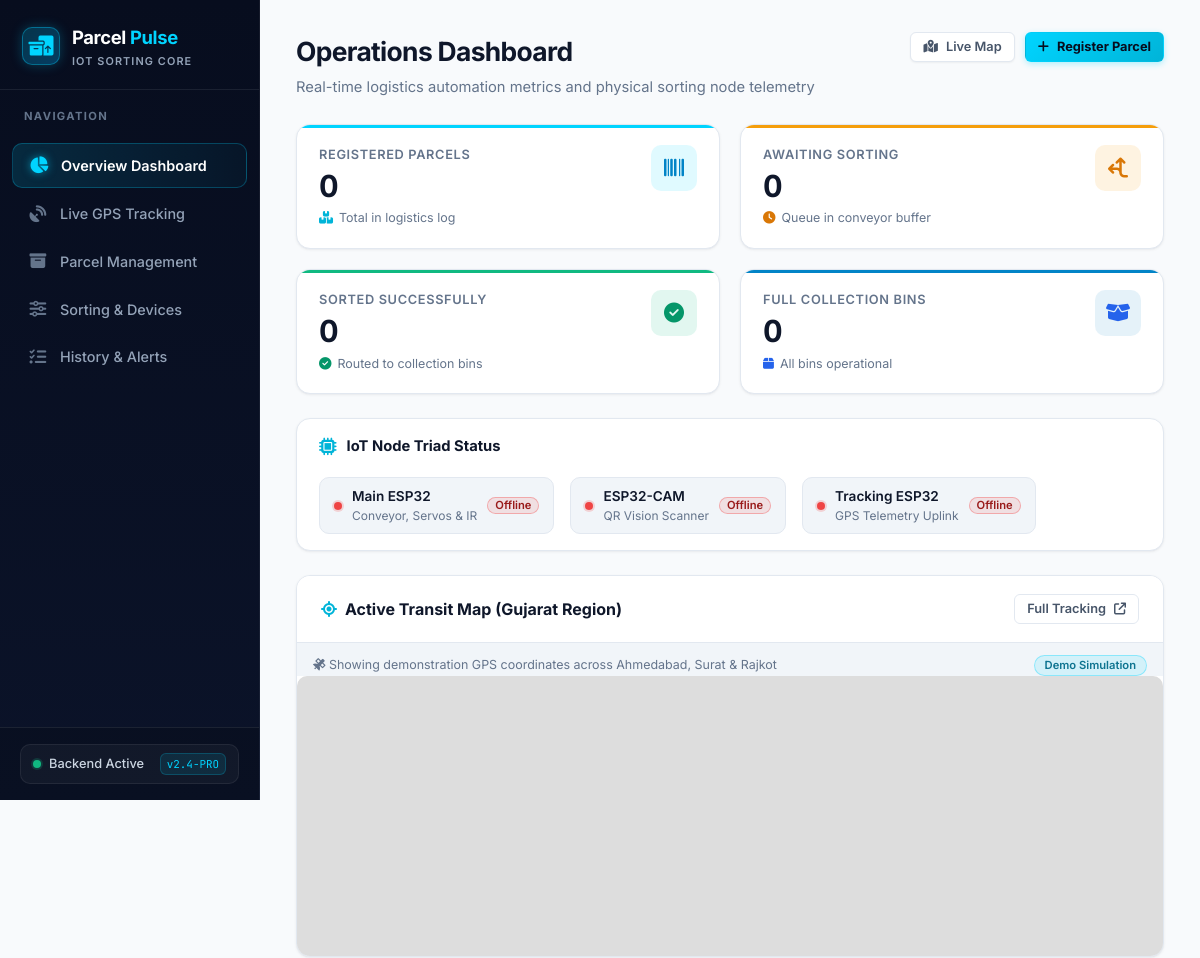
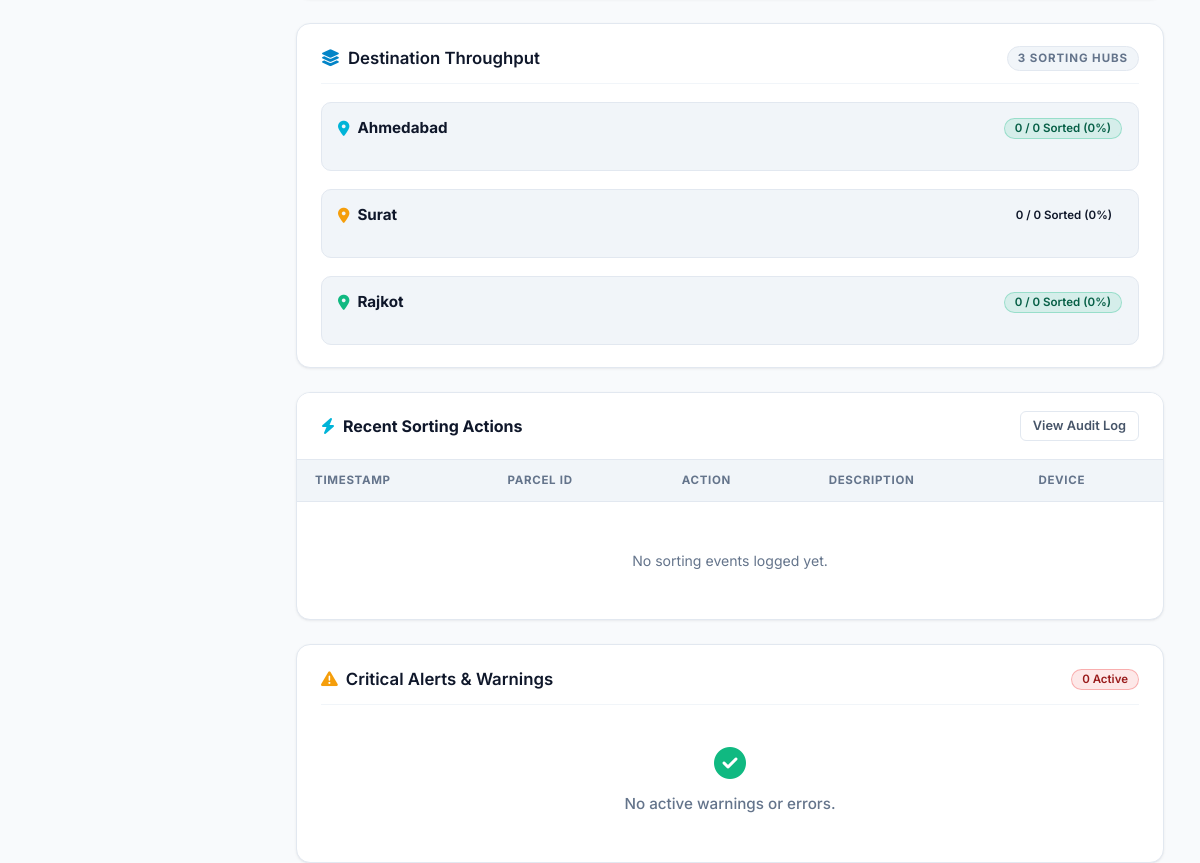
The page / on the database its author committed (2 pictures, top to bottom).
### tables this page shows
CREATE TABLE devices (
            id INTEGER PRIMARY KEY AUTOINCREMENT,
            device_id TEXT UNIQUE NOT NULL,
            device_type TEXT NOT NULL,
            name TEXT NOT NULL,
            status TEXT DEFAULT 'offline',
            last_seen TEXT,
            metadata TEXT
        );

### app.py (the view)
@app.route('/')
def dashboard():
    db = get_db()
    total = db.execute('SELECT COUNT(*) FROM parcels').fetchone()[0]
    pending = db.execute("SELECT COUNT(*) FROM parcels WHERE status='pending'").fetchone()[0]
    sorting = db.execute("SELECT COUNT(*) FROM parcels WHERE status='sorting'").fetchone()[0]
    sorted_count = db.execute("SELECT COUNT(*) FROM parcels WHERE status='sorted'").fetchone()[0]
    full_bins = db.execute(
        "SELECT COUNT(DISTINCT bin_number) FROM parcels WHERE bin_number IS NOT NULL AND status='sorted' GROUP BY bin_number HAVING COUNT(*) >= 15"
    ).fetchall()
    full_bins_count = len(full_bins)
    devices_online = db.execute("SELECT COUNT(*) FROM devices WHERE status='online'").fetchone()[0]
    devices_total = db.execute('SELECT COUNT(*) FROM devices').fetchone()[0]
    esp_main = db.execute("SELECT * FROM devices WHERE device_id='ESP32-SORT-01'").fetchone()
    esp_cam = db.execute("SELECT * FROM devices WHERE device_id='ESP32-SORT-02'").fetchone()
    esp_gps = db.execute("SELECT * FROM devices WHERE device_id='ESP32-SORT-03'").fetchone()
    recent_events = db.execute('SELECT * FROM sorting_events ORDER BY created_at DESC LIMIT 8').fetchall()
    recent_alerts = db.execute(
        "SELECT * FROM sorting_events WHERE event_type IN ('bin_full', 'error') ORDER BY created_at DESC LIMIT 5"
    ).fetchall()
    dest_rows = db.execute(
        'SELECT destination, COUNT(*) as count, SUM(CASE WHEN status="sorted" THEN 1 ELSE 0 END) as sorted_count FROM parcels GROUP BY destination'
    ).fetchall()
    dest_dict = {r['destination']: r for r in dest_rows}
    dest_stats = []
    for d in ['Ahmedabad', 'Surat', 'Rajkot']:
        if d in dest_dict:
            dest_stats.append(dest_dict[d])
        else:
            dest_stats.append({'destination': d, 'count': 0, 'sorted_count': 0})
    mini_parcels = db.execute(
        'SELECT parcel_id, destination, status, latitude, longitude, gps_updated_at FROM parcels WHERE latitude IS NOT NULL'
    ).fetchall()
    stats = {
        'total_parcels': total,
        'pending': pending + sorting,
        'sorted': sorted_count,
        'full_bins': full_bins_count,
        'devices_online': devices_online,
        'devices_total': devices_total
    }
    return render_template(
        'dashboard.html',
        stats=stats,
        recent_events=recent_events,
        recent_alerts=recent_alerts,
        dest_stats=dest_stats,
        mini_parcels=mini_parcels,
        esp_main=esp_main,
        esp_cam=esp_cam,
        esp_gps=esp_gps,
        mqtt_connected=mqtt_connected
    )

### app.py (called while the page is built)
def get_db():
    if 'db' not in g:
        g.db = sqlite3.connect(DATABASE)
        g.db.row_factory = sqlite3.Row
    return g.db

### templates/dashboard.html (shortened to what this page needs)
{% extends "base.html" %}
{% block content %}
<div class="page-header page-header-row">
    <div>
        <h1 class="page-title">Operations Dashboard</h1>
        <p class="page-subtitle">Real-time logistics automation metrics and physical sorting node telemetry</p>
    </div>
    <div class="header-actions">
        <a href="/tracking" class="btn btn-secondary btn-sm">
            <i class="fas fa-map-location-dot"></i> Live Map
        </a>
        <a href="/parcels" class="btn btn-cyan btn-sm">
            <i class="fas fa-plus"></i> Register Parcel
        </a>
    </div>
</div>
<div class="stats-grid">
    <div class="stat-card-pro cyan">
        <div class="stat-info-pro">
            <span class="stat-label-pro">Registered Parcels</span>
            <div class="stat-val-pro">{{ stats.total_parcels }}</div>
            <div class="stat-subtext-pro">
                <i class="fas fa-boxes-stacked" style="color: var(--cyan-600);"></i> Total in logistics log
            </div>
        </div>
        <div class="stat-icon-pro cyan">
            <i class="fas fa-barcode"></i>
        </div>
    </div>
    <div class="stat-card-pro amber">
        <div class="stat-info-pro">
            <span class="stat-label-pro">Awaiting Sorting</span>
            <div class="stat-val-pro">{{ stats.pending }}</div>
            <div class="stat-subtext-pro">
                <i class="fas fa-clock" style="color: var(--amber-600);"></i> Queue in conveyor buffer
            </div>
        </div>
        <div class="stat-icon-pro amber">
            <i class="fas fa-arrows-split-up-and-left"></i>
        </div>
    </div>
    <div class="stat-card-pro green">
        <div class="stat-info-pro">
            <span class="stat-label-pro">Sorted Successfully</span>
            <div class="stat-val-pro">{{ stats.sorted }}</div>
            <div class="stat-subtext-pro">
                <i class="fas fa-check-circle" style="color: var(--green-600);"></i> Routed to collection bins
            </div>
        </div>
        <div class="stat-icon-pro green">
            <i class="fas fa-circle-check"></i>
        </div>
    </div>
    <div class="stat-card-pro {% if stats.full_bins > 0 %}red{% else %}blue{% endif %}">
        <div class="stat-info-pro">
            <span class="stat-label-pro">Full Collection Bins</span>
            <div class="stat-val-pro" style="color: {% if stats.full_bins > 0 %}var(--red-600){% else %}var(--text-primary){% endif %};">
                {{ stats.full_bins }}
            </div>
            <div class="stat-subtext-pro">
                {% if stats.full_bins > 0 %}
                <i class="fas fa-triangle-exclamation" style="color: var(--red-600);"></i> {{ stats.full_bins }} bin(s) require clearing
                {% else %}
                <i class="fas fa-box" style="color: var(--blue-600);"></i> All bins operational
                {% endif %}
            </div>
        </div>
        <div class="stat-icon-pro {% if stats.full_bins > 0 %}red{% else %}blue{% endif %}">
            <i class="fas fa-box-open"></i>
        </div>
    </div>
</div>
<div class="triad-strip">
    <div class="triad-title">
        <i class="fas fa-microchip" style="color: var(--cyan-600); font-size: 1.1rem;"></i>
        <span>IoT Node Triad Status</span>
    </div>
    <div class="triad-nodes">
        <div class="triad-item">
            <span class="status-dot {{ 'online pulse' if esp_main and esp_main.status == 'online' else 'offline' }}"></span>
            <div>
                <div class="node-name">Main ESP32</div>
                <div class="node-role">Conveyor, Servos & IR</div>
            </div>
            <span class="badge {{ 'badge-online' if esp_main and esp_main.status == 'online' else 'badge-offline' }}" style="font-size: 0.7rem; padding: 2px 7px;">
                {{ esp_main.status|capitalize if esp_main else 'Offline' }}
            </span>
        </div>
        <div class="triad-item">
            <span class="status-dot {{ 'online pulse' if esp_cam and esp_cam.status == 'online' else 'offline' }}"></span>
            <div>
                <div class="node-name">ESP32-CAM</div>
                <div class="node-role">QR Vision Scanner</div>
            </div>
            <span class="badge {{ 'badge-online' if esp_cam and esp_cam.status == 'online' else 'badge-offline' }}" style="font-size: 0.7rem; padding: 2px 7px;">
                {{ esp_cam.status|capitalize if esp_cam else 'Offline' }}
            </span>
        </div>
        <div class="triad-item">
            <span class="status-dot {{ 'online pulse' if esp_gps and esp_gps.status == 'online' else 'offline' }}"></span>
            <div>
                <div class="node-name">Tracking ESP32</div>
                <div class="node-role">GPS Telemetry Uplink</div>
            </div>
            <span class="badge {{ 'badge-online' if esp_gps and esp_gps.status == 'online' else 'badge-offline' }}" style="font-size: 0.7rem; padding: 2px 7px;">
                {{ esp_gps.status|capitalize if esp_gps else 'Offline' }}
            </span>
        </div>
    </div>
</div>
<div class="tracking-layout-grid" style="margin-bottom: 24px;">
    <div class="card" style="padding: 0; overflow: hidden; display: flex; flex-direction: column;">
        <div class="table-header-bar" style="border-bottom: 1px solid var(--border-light);">
            <div class="table-title">
                <i class="fas fa-location-crosshairs" style="color: var(--cyan-600);"></i>
                <span>Active Transit Map (Gujarat Region)</span>
            </div>
            <a href="/tracking" class="btn btn-outline btn-sm">
                Full Tracking <i class="fas fa-arrow-up-right-from-square" style="font-size: 0.75rem;"></i>
            </a>
        </div>
        <div style="padding: 12px 16px 0; background: var(--bg-surface-subtle); font-size: 0.78rem; color: var(--text-muted); display: flex; justify-content: space-between; align-items: center;">
            <span><i class="fas fa-satellite"></i> Showing demonstration GPS coordinates across Ahmedabad, Surat & Rajkot</span>
            <span class="badge badge-scan" style="font-size: 0.7rem;">Demo Simulation</span>
        </div>
        <div id="mini-map"></div>
    </div>
    <div class="card">
        <div class="card-header-clean">
            <h3><i class="fas fa-layer-group" style="color: #0284c7;"></i> Destination Throughput</h3>
            <span class="section-tag">3 Sorting Hubs</span>
        </div>
        <div style="display: flex; flex-direction: column; gap: 18px;">
            {% for dest in dest_stats %}
            {% set pct = (dest.sorted_count / dest.count * 100)|round(1) if dest.count > 0 else 0 %}
            <div style="background: var(--bg-surface-subtle); padding: 14px 16px; border-radius: var(--radius-md); border: 1px solid var(--border-light);">
                <div style="display: flex; justify-content: space-between; align-items: center; margin-bottom: 8px;">
                    <div style="font-weight: 700; font-size: 0.95rem; color: var(--text-primary); display: flex; align-items: center; gap: 8px;">
                        <i class="fas fa-location-dot" style="color: {% if dest.destination == 'Ahmedabad' %}var(--cyan-600){% elif dest.destination == 'Surat' %}var(--amber-500){% else %}var(--green-500){% endif %};"></i>
                        {{ dest.destination }}
                    </div>
                    <span class="badge {% if dest.destination == 'Surat' %}badge-amber{% else %}badge-sorted{% endif %}" style="font-size: 0.72rem;">
                        {{ dest.sorted_count }} / {{ dest.count }} Sorted ({{ pct }}%)
                    </span>
                </div>
                <div class="lane-progress-bar">
                </div>
            </div>
            {% endfor %}
        </div>
    </div>
</div>
<div class="tracking-layout-grid">
    <div class="table-card">
        <div class="table-header-bar">
            <div class="table-title">
                <i class="fas fa-bolt" style="color: var(--cyan-600);"></i>
                <span>Recent Sorting Actions</span>
            </div>
            <a href="/history" class="btn btn-outline btn-sm">View Audit Log</a>
        </div>
        <div class="table-wrapper">
            <table>
                <thead>
                    <tr>
                        <th>Timestamp</th>
                        <th>Parcel ID</th>
                        <th>Action</th>
                        <th>Description</th>
                        <th>Device</th>
                    </tr>
                </thead>
                <tbody>
                    {% for ev in recent_events %}
                    <tr>
                        <td class="font-mono" style="font-size: 0.8rem; color: var(--text-muted);">{{ ev.created_at }}</td>
                        <td><strong class="font-mono">{{ ev.parcel_id }}</strong></td>
                        <td>
                            <span class="badge badge-{{ ev.event_type }}">{{ ev.event_type }}</span>
                        </td>
                        <td style="font-size: 0.85rem;">{{ ev.description }}</td>
                        <td><code style="font-size: 0.75rem; background: var(--bg-surface-subtle); padding: 2px 6px; border-radius: 4px;">{{ ev.device_id or 'System' }}</code></td>
                    </tr>
                    {% else %}
                    <tr>
                        <td colspan="5" class="empty-state">No sorting events logged yet.</td>
                    </tr>
                    {% endfor %}
                </tbody>
            </table>
        </div>
    </div>
    <div class="card">
        <div class="card-header-clean">
            <h3><i class="fas fa-triangle-exclamation" style="color: var(--amber-500);"></i> Critical Alerts & Warnings</h3>
            <span class="badge badge-error" style="font-size: 0.72rem;">{{ recent_alerts|length }} Active</span>
        </div>
        <div style="display: flex; flex-direction: column; gap: 12px;">
            {% for alert in recent_alerts %}
            <div style="background: {% if alert.event_type == 'bin_full' %}#fffbeb; border: 1px solid #fde68a; border-left: 4px solid var(--amber-500);{% else %}#fef2f2; border: 1px solid #fecaca; border-left: 4px solid var(--red-500);{% endif %} padding: 12px 14px; border-radius: var(--radius-md);">
                <div style="display: flex; justify-content: space-between; align-items: center; margin-bottom: 4px;">
                    <span style="font-weight: 700; font-size: 0.82rem; color: {% if alert.event_type == 'bin_full' %}#92400e{% else %}#991b1b{% endif %}; text-transform: uppercase; letter-spacing: 0.05em;">
                        {{ alert.event_type|replace('_', ' ') }}
                    </span>
                    <span class="font-mono" style="font-size: 0.72rem; color: var(--text-muted);">{{ alert.created_at }}</span>
                </div>
                <div style="font-size: 0.85rem; color: var(--text-primary); font-weight: 500;">
                    {{ alert.description }}
                </div>
                <div style="margin-top: 6px; font-size: 0.75rem; color: var(--text-muted); display: flex; align-items: center; gap: 8px;">
                    <span>Target: <strong class="font-mono">{{ alert.parcel_id }}</strong></span>
                    <span>•</span>
                    <span>Reporter: <code style="font-size: 0.7rem;">{{ alert.device_id or 'IR/Sensor' }}</code></span>
                </div>
            </div>
            {% else %}
            <div class="empty-state" style="padding: 24px;">
                <i class="fas fa-circle-check" style="color: var(--green-500); font-size: 2rem;"></i>
                <p>No active warnings or errors.</p>
            </div>
            {% endfor %}
        </div>
    </div>
</div>
{% endblock %}

### rows shown on the page
devices: status "Offline"
devices: status "Offline"
devices: status "Offline"

### other values the page prints
{{ stats.total_parcels }} "0"
{{ stats.pending }} "0"
{{ stats.sorted }} "0"
{{ stats.full_bins }} "0"
{{ dest.destination }} "Ahmedabad" "Surat" "Rajkot"
{{ dest.sorted_count }} "0" "0" "0"
{{ dest.count }} "0" "0" "0"
{{ pct }} "0" "0" "0"
{{ recent_alerts|length }} "0"
